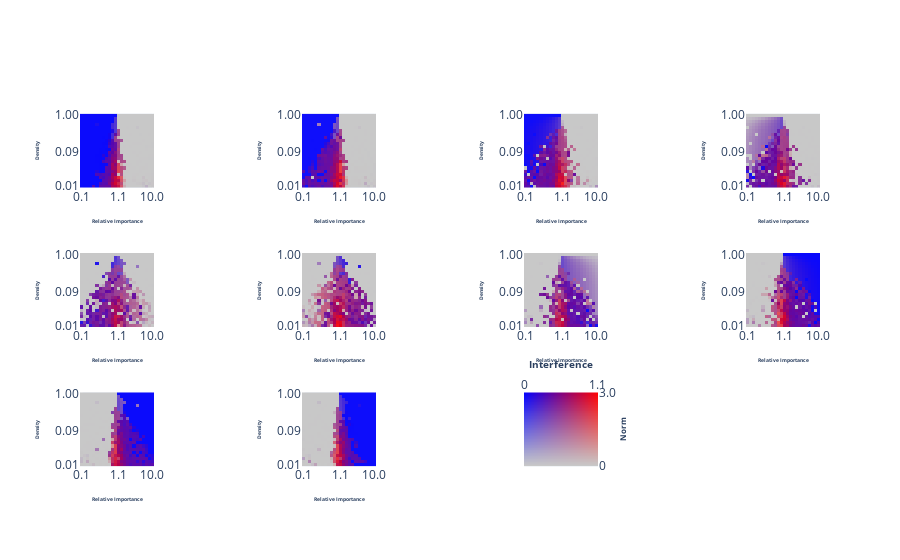

The notebook cell this image was saved under:
### Code cell
fig = plot_phase_change_multi(model_grid, up_to=10)
fig.show()

### Figure 1 — Plotly figure (JSON) as saved in the notebook; plotly's stock layout.template omitted (floating-point values rounded to 4 significant figures; data arrays with more than 128 entries replaced by an {"elided": "..."} marker saying what was removed)
{"data": [{"customdata": {"elided": "2304 float values"}, "hovertemplate": "Norm: %{customdata[0]:.2f}<br>Interference: %{customdata[1]:.2f}<br>Relative Importance: %{customdata[2]:.2f}<br>Density: %{customdata[3]:.2f}<br><extra></extra>", "z": {"elided": "1728 float values"}, "type": "image", "xaxis": "x", "yaxis": "y"}, {"customdata": {"elided": "2304 float values"}, "hovertemplate": "Norm: %{customdata[0]:.2f}<br>Interference: %{customdata[1]:.2f}<br>Relative Importance: %{customdata[2]:.2f}<br>Density: %{customdata[3]:.2f}<br><extra></extra>", "z": {"elided": "1728 float values"}, "type": "image", "xaxis": "x2", "yaxis": "y2"}, {"customdata": {"elided": "2304 float values"}, "hovertemplate": "Norm: %{customdata[0]:.2f}<br>Interference: %{customdata[1]:.2f}<br>Relative Importance: %{customdata[2]:.2f}<br>Density: %{customdata[3]:.2f}<br><extra></extra>", "z": {"elided": "1728 float values"}, "type": "image", "xaxis": "x3", "yaxis": "y3"}, {"customdata": {"elided": "2304 float values"}, "hovertemplate": "Norm: %{customdata[0]:.2f}<br>Interference: %{customdata[1]:.2f}<br>Relative Importance: %{customdata[2]:.2f}<br>Density: %{customdata[3]:.2f}<br><extra></extra>", "z": {"elided": "1728 float values"}, "type": "image", "xaxis": "x4", "yaxis": "y4"}, {"customdata": {"elided": "2304 float values"}, "hovertemplate": "Norm: %{customdata[0]:.2f}<br>Interference: %{customdata[1]:.2f}<br>Relative Importance: %{customdata[2]:.2f}<br>Density: %{customdata[3]:.2f}<br><extra></extra>", "z": {"elided": "1728 float values"}, "type": "image", "xaxis": "x5", "yaxis": "y5"}, {"customdata": {"elided": "2304 float values"}, "hovertemplate": "Norm: %{customdata[0]:.2f}<br>Interference: %{customdata[1]:.2f}<br>Relative Importance: %{customdata[2]:.2f}<br>Density: %{customdata[3]:.2f}<br><extra></extra>", "z": {"elided": "1728 float values"}, "type": "image", "xaxis": "x6", "yaxis": "y6"}, {"customdata": {"elided": "2304 float values"}, "hovertemplate": "Norm: %{customdata[0]:.2f}<br>Interference: %{customdata[1]:.2f}<br>Relative Importance: %{customdata[2]:.2f}<br>Density: %{customdata[3]:.2f}<br><extra></extra>", "z": {"elided": "1728 float values"}, "type": "image", "xaxis": "x7", "yaxis": "y7"}, {"customdata": {"elided": "2304 float values"}, "hovertemplate": "Norm: %{customdata[0]:.2f}<br>Interference: %{customdata[1]:.2f}<br>Relative Importance: %{customdata[2]:.2f}<br>Density: %{customdata[3]:.2f}<br><extra></extra>", "z": {"elided": "1728 float values"}, "type": "image", "xaxis": "x8", "yaxis": "y8"}, {"customdata": {"elided": "2304 float values"}, "hovertemplate": "Norm: %{customdata[0]:.2f}<br>Interference: %{customdata[1]:.2f}<br>Relative Importance: %{customdata[2]:.2f}<br>Density: %{customdata[3]:.2f}<br><extra></extra>", "z": {"elided": "1728 float values"}, "type": "image", "xaxis": "x9", "yaxis": "y9"}, {"customdata": {"elided": "2304 float values"}, "hovertemplate": "Norm: %{customdata[0]:.2f}<br>Interference: %{customdata[1]:.2f}<br>Relative Importance: %{customdata[2]:.2f}<br>Density: %{customdata[3]:.2f}<br><extra></extra>", "z": {"elided": "1728 float values"}, "type": "image", "xaxis": "x10", "yaxis": "y10"}, {"customdata": {"elided": "20000 float values"}, "hovertemplate": "Interference: %{customdata[1]:.2f}<br>Norm: %{customdata[0]:.2f}<extra></extra>", "z": {"elided": "30000 float values"}, "type": "image", "xaxis": "x11", "yaxis": "y11"}], "layout": {"xaxis": {"anchor": "y", "domain": [0.0, 0.1], "title": {"font": {"size": 5}, "text": "<b>Relative Importance</b>"}, "tickmode": "array", "tickvals": [0, 12, 23], "ticktext": ["0.1", "1.1", "10.0"]}, "yaxis": {"anchor": "x", "domain": [0.7333, 1.0], "title": {"font": {"size": 5}, "text": "<b>Density</b>"}, "autorange": "reversed", "tickmode": "array", "tickvals": [0, 12, 23], "ticktext": ["1.00", "0.09", "0.01"]}, "xaxis2": {"anchor": "y2", "domain": [0.3, 0.4], "title": {"font": {"size": 5}, "text": "<b>Relative Importance</b>"}, "tickmode": "array", "tickvals": [0, 12, 23], "ticktext": ["0.1", "1.1", "10.0"]}, "yaxis2": {"anchor": "x2", "domain": [0.7333, 1.0], "title": {"font": {"size": 5}, "text": "<b>Density</b>"}, "autorange": "reversed", "tickmode": "array", "tickvals": [0, 12, 23], "ticktext": ["1.00", "0.09", "0.01"]}, "xaxis3": {"anchor": "y3", "domain": [0.6, 0.7], "title": {"font": {"size": 5}, "text": "<b>Relative Importance</b>"}, "tickmode": "array", "tickvals": [0, 12, 23], "ticktext": ["0.1", "1.1", "10.0"]}, "yaxis3": {"anchor": "x3", "domain": [0.7333, 1.0], "title": {"font": {"size": 5}, "text": "<b>Density</b>"}, "autorange": "reversed", "tickmode": "array", "tickvals": [0, 12, 23], "ticktext": ["1.00", "0.09", "0.01"]}, "xaxis4": {"anchor": "y4", "domain": [0.9, 1.0], "title": {"font": {"size": 5}, "text": "<b>Relative Importance</b>"}, "tickmode": "array", "tickvals": [0, 12, 23], "ticktext": ["0.1", "1.1", "10.0"]}, "yaxis4": {"anchor": "x4", "domain": [0.7333, 1.0], "title": {"font": {"size": 5}, "text": "<b>Density</b>"}, "autorange": "reversed", "tickmode": "array", "tickvals": [0, 12, 23], "ticktext": ["1.00", "0.09", "0.01"]}, "xaxis5": {"anchor": "y5", "domain": [0.0, 0.1], "title": {"font": {"size": 5}, "text": "<b>Relative Importance</b>"}, "tickmode": "array", "tickvals": [0, 12, 23], "ticktext": ["0.1", "1.1", "10.0"]}, "yaxis5": {"anchor": "x5", "domain": [0.3667, 0.6333], "title": {"font": {"size": 5}, "text": "<b>Density</b>"}, "autorange": "reversed", "tickmode": "array", "tickvals": [0, 12, 23], "ticktext": ["1.00", "0.09", "0.01"]}, "xaxis6": {"anchor": "y6", "domain": [0.3, 0.4], "title": {"font": {"size": 5}, "text": "<b>Relative Importance</b>"}, "tickmode": "array", "tickvals": [0, 12, 23], "ticktext": ["0.1", "1.1", "10.0"]}, "yaxis6": {"anchor": "x6", "domain": [0.3667, 0.6333], "title": {"font": {"size": 5}, "text": "<b>Density</b>"}, "autorange": "reversed", "tickmode": "array", "tickvals": [0, 12, 23], "ticktext": ["1.00", "0.09", "0.01"]}, "xaxis7": {"anchor": "y7", "domain": [0.6, 0.7], "title": {"font": {"size": 5}, "text": "<b>Relative Importance</b>"}, "tickmode": "array", "tickvals": [0, 12, 23], "ticktext": ["0.1", "1.1", "10.0"]}, "yaxis7": {"anchor": "x7", "domain": [0.3667, 0.6333], "title": {"font": {"size": 5}, "text": "<b>Density</b>"}, "autorange": "reversed", "tickmode": "array", "tickvals": [0, 12, 23], "ticktext": ["1.00", "0.09", "0.01"]}, "xaxis8": {"anchor": "y8", "domain": [0.9, 1.0], "title": {"font": {"size": 5}, "text": "<b>Relative Importance</b>"}, "tickmode": "array", "tickvals": [0, 12, 23], "ticktext": ["0.1", "1.1", "10.0"]}, "yaxis8": {"anchor": "x8", "domain": [0.3667, 0.6333], "title": {"font": {"size": 5}, "text": "<b>Density</b>"}, "autorange": "reversed", "tickmode": "array", "tickvals": [0, 12, 23], "ticktext": ["1.00", "0.09", "0.01"]}, "xaxis9": {"anchor": "y9", "domain": [0.0, 0.1], "title": {"font": {"size": 5}, "text": "<b>Relative Importance</b>"}, "tickmode": "array", "tickvals": [0, 12, 23], "ticktext": ["0.1", "1.1", "10.0"]}, "yaxis9": {"anchor": "x9", "domain": [0.0, 0.2667], "title": {"font": {"size": 5}, "text": "<b>Density</b>"}, "autorange": "reversed", "tickmode": "array", "tickvals": [0, 12, 23], "ticktext": ["1.00", "0.09", "0.01"]}, "xaxis10": {"anchor": "y10", "domain": [0.3, 0.4], "title": {"font": {"size": 5}, "text": "<b>Relative Importance</b>"}, "tickmode": "array", "tickvals": [0, 12, 23], "ticktext": ["0.1", "1.1", "10.0"]}, "yaxis10": {"anchor": "x10", "domain": [0.0, 0.2667], "title": {"font": {"size": 5}, "text": "<b>Density</b>"}, "autorange": "reversed", "tickmode": "array", "tickvals": [0, 12, 23], "ticktext": ["1.00", "0.09", "0.01"]}, "xaxis11": {"anchor": "y11", "domain": [0.6, 0.7], "title": {"font": {"size": 10}, "text": "<b>Interference</b>", "standoff": 5}, "tickmode": "array", "tickvals": [0, 99], "ticktext": [0, "1.1"], "side": "top"}, "yaxis11": {"anchor": "x11", "domain": [0.0, 0.2667], "title": {"font": {"size": 8}, "text": "<b>Norm</b>", "standoff": 5}, "tickmode": "array", "tickvals": [0, 99], "ticktext": ["3.0", 0], "side": "right"}}}
